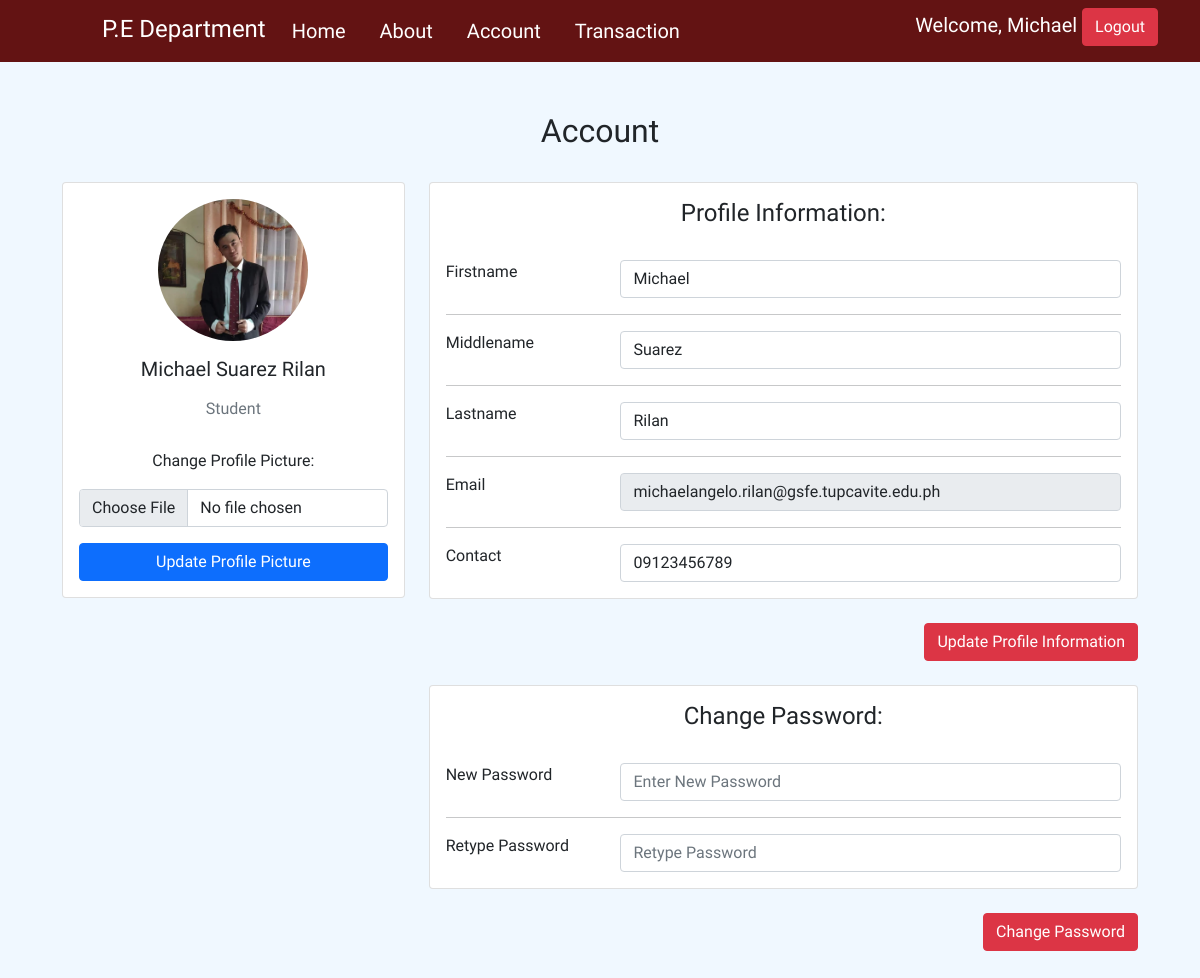
Page /account.php (signed in) on the committed database.
### tables this page shows
CREATE TABLE `registration` (
  `id` int(11) NOT NULL,
  `firstname` varchar(100) NOT NULL,
  `middlename` varchar(100) NOT NULL,
  `lastname` varchar(100) NOT NULL,
  `email` varchar(100) NOT NULL,
  `contact` varchar(100) NOT NULL,
  `gender` varchar(100) NOT NULL,
  `course` varchar(100) NOT NULL,
  `department` varchar(100) NOT NULL,
  `image` text NOT NULL,
  `password` varchar(100) NOT NULL,
  `qr` text NOT NULL,
  `users` varchar(100) NOT NULL,
  `otp` int(11) NOT NULL,
  `id_no` varchar(20) DEFAULT NULL,
  `qr_path` varchar(300) DEFAULT NULL,
  `status` varchar(100) NOT NULL
);

### account.php (the view, shortened to what this page needs)
<?php
  include('connection.php');
?>
<!DOCTYPE html>
<html lang="en">
<head>
    <link rel="stylesheet" href="css/bootstrap.min.css">
    <link rel="stylesheet" href="css/style.css">
    <link rel="stylesheet" href="css/profile.css">
    <link href="https://cdn.jsdelivr.net/npm/boxicons@latest/css/boxicons.min.css" rel="stylesheet">
    <link rel="stylesheet" href="https://unpkg.com/aos@next/dist/aos.css" />
    <link href="https://maxcdn.bootstrapcdn.com/font-awesome/4.7.0/css/font-awesome.min.css" rel="stylesheet" />
</head>
<body>
<nav class="navbar navbar-expand-lg navbar-light nav-bg sticky-top">
        <div class="container">
          <h4 class="title-pe">P.E Department</h4>
          <div class="collapse navbar-collapse" id="navbarSupportedContent">
            <ul class="navbar-nav me-auto mb-2 mb-lg-0">
              <li class="nav-item">
                <a class="nav-link active" aria-current="page" id="link" href="home.php">Home</a>
              </li>
              <li class="nav-item">
                <a class="nav-link" id="link" href="home.php#about">About</a>
              </li>
              <li class="nav-item">
                <a class="nav-link" id="link" href="account.php">Account</a>
              </li>
              <li class="nav-item">
                <a class="nav-link" id="link" href="transaction.php">Transaction</a>
              </li>
            </ul>
            <div class="d-flex flex-row-reverse bd-highlight">
                <h5 class="title_profile">Welcome,  <?php echo $_SESSION['get_data']['firstname']; ?>
                 <a href="functions.php?logout" type="submit" class="btn btn-danger side" >Logout</a>
                </h5>
            </div>
          </div>
        </div>
      </nav>
      <div class="jumbotron">
        <div class="text-center">
            <h2>Account</h2>
        </div>
        <br>
        <div class="container">
            <div class="row">
            <div class="col-lg-4" data-aos="zoom-in" data-aos-duration="1000" data-aos-once="true">
                <div class="card mb-4">
                    <div class="card-body text-center">
                        <?php
                            $account = $_SESSION['get_data']['email'];
                            $query = "SELECT * FROM registration WHERE email='$account' ";
                            $result = mysqli_query($conn, $query);
                            while ($row = mysqli_fetch_array($result)) {
                        ?>
                        <img src="<?php echo $row['image'] ?>" alt="avatar"
                        class="rounded-circle img-fluid" style="width: 150px;">
                        <h5 class="my-3"><?php echo $row['firstname'] ?> <?php echo $row['middlename'] ?> <?php echo $row['lastname'] ?></h5>
                        <p class="text-muted mb-1"><?php echo $row['users'] ?></p>
                        <br>
                        <label for="">Change Profile Picture:</label>
                        <form action="functions.php" method="POST" enctype="multipart/form-data">
                            <input type="file" name="pic" class="form-control my-3" required>
                            <button type="submit" class="btn btn-primary w-100" name="update_pic">Update Profile Picture</button>
                        </form>
                        <?php } ?>
                    </div>
                </div>
            </div>
            <div class="col-lg-8">
                <form action="functions.php" method="POST">
                    <div class="card mb-4" data-aos="zoom-in" data-aos-duration="1000" data-aos-once="true">
                        <div class="card-body">
                            <h4 class="text-center">Profile Information:</h4>
                            <br>
                            <?php
                                $account = $_SESSION['get_data']['email'];
                                $query = "SELECT * FROM registration WHERE email='$account' ";
                                $result = mysqli_query($conn, $query);
                                while ($row = mysqli_fetch_array($result)) {
                            ?>
                            <div class="row">
                                <div class="col-sm-3">
                                    <p class="mb-0">Firstname</p>
                                </div>
                                <div class="col-sm-9">
                                    <input type="text" class="form-control" name="fname" value="<?php echo $row['firstname'] ?>" required>
                                </div>
                            </div>
                            <hr>
                            <div class="row">
                                <div class="col-sm-3">
                                    <p class="mb-0">Middlename</p>
                                </div>
                                <div class="col-sm-9">
                                    <input type="text" class="form-control" name="mname" value="<?php echo $row['middlename'] ?>" required>
                                </div>
                            </div>
                            <hr>
                            <div class="row">
                                <div class="col-sm-3">
                                    <p class="mb-0">Lastname</p>
                                </div>
                                <div class="col-sm-9">
                                    <input type="text" class="form-control" name="lname" value="<?php echo $row['lastname'] ?>" required>
                                </div>
                            </div>
                            <hr>
                            <div class="row">
                                <div class="col-sm-3">
                                    <p class="mb-0">Email</p>
                                </div>
                                <div class="col-sm-9">
                                    <input type="text" class="form-control" name="email" value="<?php echo $row['email'] ?>" readonly>
                                </div>
                            </div>
                            <hr>
                            <div class="row">
                                <div class="col-sm-3">
                                    <p class="mb-0">Contact</p>
                                </div>
                                <div class="col-sm-9">
                                    <input type="text" class="form-control" name="contact" value="<?php echo $row['contact'] ?>" required>
                                </div>
                            </div>
                        </div>
                    </div>
                    <div class="d-flex flex-row-reverse">
                        <button type="button" class="btn btn-danger" data-bs-toggle="modal" data-bs-target="#changeprofile">Update Profile Information</button>
                    </div>
                    <br>
                </form>
                <form action="functions.php" method="POST">
                    <div class="card mb-4" data-aos="zoom-in" data-aos-duration="1000" data-aos-once="true">
                        <div class="card-body">
                            <h4 class="text-center">Change Password:</h4>
                            <br>
                            <div class="row">
                                <div class="col-sm-3">
                                    <p class="mb-0">New Password</p>
                                </div>
                                <div class="col-sm-9">
                                    <input type="password" class="form-control" name="password1" placeholder="Enter New Password" required>
                                </div>
                            </div>
                            <hr>
                            <div class="row">
                                <div class="col-sm-3">
                                    <p class="mb-0">Retype Password</p>
                                </div>
                                <div class="col-sm-9">
                                    <input type="password" class="form-control" name="password2" placeholder="Retype Password" required>
                                </div>
                            </div>
                        </div>
                    </div>
                    <div class="d-flex flex-row-reverse">
                        <button type="button" class="btn btn-danger" data-bs-toggle="modal" data-bs-target="#changepass">Change Password</button>
                    </div>
                </form>
                <?php } ?>
            </div>
            </div>
            </div>
        </div>
</body>
</html>

### css/style.css (style rules this page uses)
* { font-family: 'Source Sans Pro', sans-serif; scroll-behavior: smooth; }
.nav-bg { background-color: rgb(99, 19, 19) !important; }
.title-pe { padding-top: 5px; color: white; margin-left: 10px; }
.nav-link { margin-left: 18px; font-size: 18px; }
#link { color: white; font-size: 20px; }
.title_profile { color: white; }
.side { margin-left: 10px; }
.jumbotron { background-color: aliceblue; padding: 50px; padding-bottom: 70px; }
@media only screen and (max-width: 1300px) { .side { margin-left: 0px; } }

### rows in the picture
registration: image (picture), firstname "Michael", middlename "Suarez", lastname "Rilan", users "Student", fname "Michael", mname "Suarez", lname "Rilan", email "michaelangelo.rilan@gsfe.tupcavite.edu.ph", contact "09123456789"

### other values in the picture
$_SESSION['get_data']['firstname'] "Michael"
